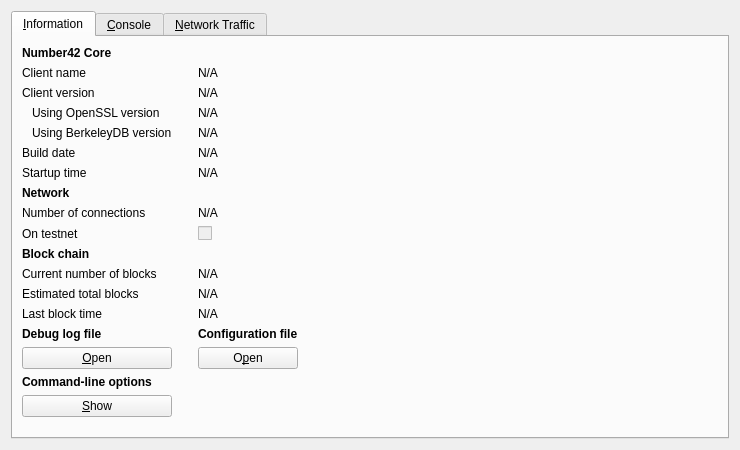
<?xml version="1.0" encoding="UTF-8"?>
<ui version="4.0">
 <class>RPCConsole</class>
 <widget class="QWidget" name="RPCConsole">
  <property name="geometry">
   <rect>
    <x>0</x>
    <y>0</y>
    <width>740</width>
    <height>450</height>
   </rect>
  </property>
  <property name="windowTitle">
   <string>Number42 - Debug window</string>
  </property>
  <layout class="QVBoxLayout" name="verticalLayout_2">
   <item>
    <widget class="QTabWidget" name="tabWidget">
     <property name="currentIndex">
      <number>0</number>
     </property>
     <widget class="QWidget" name="tab_info">
      <attribute name="title">
       <string>&amp;Information</string>
      </attribute>
      <layout class="QGridLayout" name="gridLayout">
       <item row="15" column="2">
        <widget class="QLabel" name="labelConfigfile">
         <property name="font">
          <font>
           <weight>75</weight>
           <bold>true</bold>
          </font>
         </property>
         <property name="text">
          <string>Configuration file</string>
         </property>
        </widget>
       </item>
       <item row="13" column="2">
        <widget class="QLabel" name="lastBlockTime">
         <property name="cursor">
          <cursorShape>IBeamCursor</cursorShape>
         </property>
         <property name="text">
          <string>N/A</string>
         </property>
         <property name="textFormat">
          <enum>Qt::PlainText</enum>
         </property>
         <property name="textInteractionFlags">
          <set>Qt::LinksAccessibleByMouse|Qt::TextSelectableByKeyboard|Qt::TextSelectableByMouse</set>
         </property>
        </widget>
       </item>
       <item row="11" column="0">
        <widget class="QLabel" name="label_3">
         <property name="text">
          <string>Current number of blocks</string>
         </property>
        </widget>
       </item>
       <item row="11" column="2">
        <widget class="QLabel" name="numberOfBlocks">
         <property name="cursor">
          <cursorShape>IBeamCursor</cursorShape>
         </property>
         <property name="text">
          <string>N/A</string>
         </property>
         <property name="textFormat">
          <enum>Qt::PlainText</enum>
         </property>
         <property name="textInteractionFlags">
          <set>Qt::LinksAccessibleByMouse|Qt::TextSelectableByKeyboard|Qt::TextSelectableByMouse</set>
         </property>
        </widget>
       </item>
       <item row="17" column="0">
        <widget class="QLabel" name="labelCLOptions">
         <property name="font">
          <font>
           <weight>75</weight>
           <bold>true</bold>
          </font>
         </property>
         <property name="text">
          <string>Command-line options</string>
         </property>
        </widget>
       </item>
       <item row="16" column="0">
        <widget class="QPushButton" name="openDebugLogfileButton">
         <property name="toolTip">
          <string>Open the Number42 debug log file from the current data directory. This can take a few seconds for large log files.</string>
         </property>
         <property name="text">
          <string>&amp;Open</string>
         </property>
         <property name="autoDefault">
          <bool>false</bool>
         </property>
        </widget>
       </item>
       <item row="15" column="0">
        <widget class="QLabel" name="labelDebugLogfile">
         <property name="font">
          <font>
           <weight>75</weight>
           <bold>true</bold>
          </font>
         </property>
         <property name="text">
          <string>Debug log file</string>
         </property>
        </widget>
       </item>
       <item row="18" column="3" rowspan="2">
        <spacer name="horizontalSpacer">
         <property name="orientation">
          <enum>Qt::Horizontal</enum>
         </property>
         <property name="sizeHint" stdset="0">
          <size>
           <width>404</width>
           <height>20</height>
          </size>
         </property>
        </spacer>
       </item>
       <item row="19" column="1">
        <spacer name="verticalSpacer">
         <property name="orientation">
          <enum>Qt::Vertical</enum>
         </property>
         <property name="sizeHint" stdset="0">
          <size>
           <width>20</width>
           <height>40</height>
          </size>
         </property>
        </spacer>
       </item>
       <item row="18" column="0">
        <widget class="QPushButton" name="showCLOptionsButton">
         <property name="toolTip">
          <string>Show the Number42-Qt help message to get a list with possible Number42 command-line options.</string>
         </property>
         <property name="text">
          <string>&amp;Show</string>
         </property>
         <property name="autoDefault">
          <bool>false</bool>
         </property>
        </widget>
       </item>
       <item row="13" column="0">
        <widget class="QLabel" name="label_2">
         <property name="text">
          <string>Last block time</string>
         </property>
        </widget>
       </item>
       <item row="7" column="0">
        <widget class="QLabel" name="label_11">
         <property name="font">
          <font>
           <weight>75</weight>
           <bold>true</bold>
          </font>
         </property>
         <property name="text">
          <string>Network</string>
         </property>
        </widget>
       </item>
       <item row="6" column="2">
        <widget class="QLabel" name="startupTime">
         <property name="cursor">
          <cursorShape>IBeamCursor</cursorShape>
         </property>
         <property name="text">
          <string>N/A</string>
         </property>
         <property name="textFormat">
          <enum>Qt::PlainText</enum>
         </property>
         <property name="textInteractionFlags">
          <set>Qt::LinksAccessibleByMouse|Qt::TextSelectableByKeyboard|Qt::TextSelectableByMouse</set>
         </property>
        </widget>
       </item>
       <item row="6" column="0">
        <widget class="QLabel" name="label_13">
         <property name="text">
          <string>Startup time</string>
         </property>
        </widget>
       </item>
       <item row="9" column="0">
        <widget class="QLabel" name="label_8">
         <property name="text">
          <string>On testnet</string>
         </property>
        </widget>
       </item>
       <item row="8" column="2">
        <widget class="QLabel" name="numberOfConnections">
         <property name="cursor">
          <cursorShape>IBeamCursor</cursorShape>
         </property>
         <property name="text">
          <string>N/A</string>
         </property>
         <property name="textFormat">
          <enum>Qt::PlainText</enum>
         </property>
         <property name="textInteractionFlags">
          <set>Qt::LinksAccessibleByMouse|Qt::TextSelectableByKeyboard|Qt::TextSelectableByMouse</set>
         </property>
        </widget>
       </item>
       <item row="8" column="0">
        <widget class="QLabel" name="label_7">
         <property name="text">
          <string>Number of connections</string>
         </property>
        </widget>
       </item>
       <item row="10" column="0">
        <widget class="QLabel" name="label_10">
         <property name="font">
          <font>
           <weight>75</weight>
           <bold>true</bold>
          </font>
         </property>
         <property name="text">
          <string>Block chain</string>
         </property>
        </widget>
       </item>
       <item row="9" column="2">
        <widget class="QCheckBox" name="isTestNet">
         <property name="enabled">
          <bool>false</bool>
         </property>
         <property name="text">
          <string/>
         </property>
        </widget>
       </item>
       <item row="12" column="0">
        <widget class="QLabel" name="label_4">
         <property name="text">
          <string>Estimated total blocks</string>
         </property>
        </widget>
       </item>
       <item row="12" column="2">
        <widget class="QLabel" name="totalBlocks">
         <property name="cursor">
          <cursorShape>IBeamCursor</cursorShape>
         </property>
         <property name="text">
          <string>N/A</string>
         </property>
         <property name="textFormat">
          <enum>Qt::PlainText</enum>
         </property>
         <property name="textInteractionFlags">
          <set>Qt::LinksAccessibleByMouse|Qt::TextSelectableByKeyboard|Qt::TextSelectableByMouse</set>
         </property>
        </widget>
       </item>
       <item row="2" column="2">
        <widget class="QLabel" name="clientVersion">
         <property name="cursor">
          <cursorShape>IBeamCursor</cursorShape>
         </property>
         <property name="text">
          <string>N/A</string>
         </property>
         <property name="textFormat">
          <enum>Qt::PlainText</enum>
         </property>
         <property name="textInteractionFlags">
          <set>Qt::LinksAccessibleByMouse|Qt::TextSelectableByKeyboard|Qt::TextSelectableByMouse</set>
         </property>
        </widget>
       </item>
       <item row="4" column="0">
        <widget class="QLabel" name="label_berkeleyDBVersion">
         <property name="text">
          <string>Using BerkeleyDB version</string>
         </property>
         <property name="indent">
          <number>10</number>
         </property>
        </widget>
       </item>
       <item row="3" column="0">
        <widget class="QLabel" name="label_14">
         <property name="text">
          <string>Using OpenSSL version</string>
         </property>
         <property name="indent">
          <number>10</number>
         </property>
        </widget>
       </item>
       <item row="3" column="2">
        <widget class="QLabel" name="openSSLVersion">
         <property name="cursor">
          <cursorShape>IBeamCursor</cursorShape>
         </property>
         <property name="text">
          <string>N/A</string>
         </property>
         <property name="textFormat">
          <enum>Qt::PlainText</enum>
         </property>
         <property name="textInteractionFlags">
          <set>Qt::LinksAccessibleByMouse|Qt::TextSelectableByKeyboard|Qt::TextSelectableByMouse</set>
         </property>
        </widget>
       </item>
       <item row="4" column="2">
        <widget class="QLabel" name="berkeleyDBVersion">
         <property name="cursor">
          <cursorShape>IBeamCursor</cursorShape>
         </property>
         <property name="text">
          <string>N/A</string>
         </property>
         <property name="textFormat">
          <enum>Qt::PlainText</enum>
         </property>
         <property name="textInteractionFlags">
          <set>Qt::LinksAccessibleByMouse|Qt::TextSelectableByKeyboard|Qt::TextSelectableByMouse</set>
         </property>
        </widget>
       </item>
       <item row="5" column="0">
        <widget class="QLabel" name="label_12">
         <property name="text">
          <string>Build date</string>
         </property>
        </widget>
       </item>
       <item row="5" column="2">
        <widget class="QLabel" name="buildDate">
         <property name="cursor">
          <cursorShape>IBeamCursor</cursorShape>
         </property>
         <property name="text">
          <string>N/A</string>
         </property>
         <property name="textFormat">
          <enum>Qt::PlainText</enum>
         </property>
         <property name="textInteractionFlags">
          <set>Qt::LinksAccessibleByMouse|Qt::TextSelectableByKeyboard|Qt::TextSelectableByMouse</set>
         </property>
        </widget>
       </item>
       <item row="2" column="0">
        <widget class="QLabel" name="label_6">
         <property name="text">
          <string>Client version</string>
         </property>
        </widget>
       </item>
       <item row="0" column="0">
        <widget class="QLabel" name="label_9">
         <property name="font">
          <font>
           <weight>75</weight>
           <bold>true</bold>
          </font>
         </property>
         <property name="text">
          <string>Number42 Core</string>
         </property>
        </widget>
       </item>
       <item row="1" column="2">
        <widget class="QLabel" name="clientName">
         <property name="cursor">
          <cursorShape>IBeamCursor</cursorShape>
         </property>
         <property name="text">
          <string>N/A</string>
         </property>
         <property name="textFormat">
          <enum>Qt::PlainText</enum>
         </property>
         <property name="textInteractionFlags">
          <set>Qt::LinksAccessibleByMouse|Qt::TextSelectableByKeyboard|Qt::TextSelectableByMouse</set>
         </property>
        </widget>
       </item>
       <item row="1" column="0">
        <widget class="QLabel" name="label_5">
         <property name="text">
          <string>Client name</string>
         </property>
        </widget>
       </item>
       <item row="14" column="2">
        <spacer name="verticalSpacer_2">
         <property name="orientation">
          <enum>Qt::Vertical</enum>
         </property>
         <property name="sizeHint" stdset="0">
          <size>
           <width>20</width>
           <height>20</height>
          </size>
         </property>
        </spacer>
       </item>
       <item row="16" column="2">
        <widget class="QPushButton" name="openConfigurationfileButton">
         <property name="toolTip">
          <string>Open the Number42 configuration file from the current data directory.</string>
         </property>
         <property name="text">
          <string>O&amp;pen</string>
         </property>
         <property name="autoDefault">
          <bool>false</bool>
         </property>
        </widget>
       </item>
      </layout>
     </widget>
     <widget class="QWidget" name="tab_console">
      <attribute name="title">
       <string>&amp;Console</string>
      </attribute>
      <layout class="QVBoxLayout" name="verticalLayout_3">
       <property name="spacing">
        <number>3</number>
       </property>
       <item>
        <widget class="QTextEdit" name="messagesWidget">
         <property name="minimumSize">
          <size>
           <width>0</width>
           <height>100</height>
          </size>
         </property>
         <property name="readOnly">
          <bool>true</bool>
         </property>
         <property name="tabKeyNavigation" stdset="0">
          <bool>false</bool>
         </property>
         <property name="columnCount" stdset="0">
          <number>2</number>
         </property>
        </widget>
       </item>
       <item>
        <layout class="QHBoxLayout" name="horizontalLayout">
         <property name="spacing">
          <number>3</number>
         </property>
         <item>
          <widget class="QLabel" name="label">
           <property name="text">
            <string notr="true">&gt;</string>
           </property>
          </widget>
         </item>
         <item>
          <widget class="QLineEdit" name="lineEdit"/>
         </item>
         <item>
          <widget class="QPushButton" name="clearButton">
           <property name="maximumSize">
            <size>
             <width>24</width>
             <height>24</height>
            </size>
           </property>
           <property name="toolTip">
            <string>Clear console</string>
           </property>
           <property name="text">
            <string/>
           </property>
           <property name="icon">
            <iconset resource="../bitcoin.qrc">
             <normaloff>:/icons/remove</normaloff>:/icons/remove</iconset>
           </property>
           <property name="shortcut">
            <string notr="true">Ctrl+L</string>
           </property>
           <property name="autoDefault">
            <bool>false</bool>
           </property>
          </widget>
         </item>
        </layout>
       </item>
      </layout>
     </widget>
     <widget class="QWidget" name="tab_nettraffic">
      <attribute name="title">
       <string>&amp;Network Traffic</string>
      </attribute>
      <layout class="QHBoxLayout" name="horizontalLayout_3">
       <item>
        <layout class="QVBoxLayout" name="verticalLayout_4">
         <item>
          <widget class="TrafficGraphWidget" name="trafficGraph" native="true">
           <property name="sizePolicy">
            <sizepolicy hsizetype="Expanding" vsizetype="Expanding">
             <horstretch>0</horstretch>
             <verstretch>0</verstretch>
            </sizepolicy>
           </property>
          </widget>
         </item>
         <item>
          <layout class="QHBoxLayout" name="horizontalLayout_2">
           <item>
            <widget class="QSlider" name="sldGraphRange">
             <property name="minimum">
              <number>1</number>
             </property>
             <property name="maximum">
              <number>288</number>
             </property>
             <property name="pageStep">
              <number>12</number>
             </property>
             <property name="value">
              <number>6</number>
             </property>
             <property name="orientation">
              <enum>Qt::Horizontal</enum>
             </property>
            </widget>
           </item>
           <item>
            <widget class="QLabel" name="lblGraphRange">
             <property name="minimumSize">
              <size>
               <width>100</width>
               <height>0</height>
              </size>
             </property>
             <property name="alignment">
              <set>Qt::AlignCenter</set>
             </property>
            </widget>
           </item>
           <item>
            <widget class="QPushButton" name="btnClearTrafficGraph">
             <property name="text">
              <string>&amp;Clear</string>
             </property>
             <property name="autoDefault">
              <bool>false</bool>
             </property>
            </widget>
           </item>
          </layout>
         </item>
        </layout>
       </item>
       <item>
        <layout class="QVBoxLayout" name="verticalLayout">
         <item>
          <widget class="QGroupBox" name="groupBox">
           <property name="title">
            <string>Totals</string>
           </property>
           <layout class="QVBoxLayout" name="verticalLayout_5">
            <item>
             <layout class="QHBoxLayout" name="horizontalLayout_4">
              <item>
               <widget class="Line" name="line">
                <property name="sizePolicy">
                 <sizepolicy hsizetype="Fixed" vsizetype="Fixed">
                  <horstretch>0</horstretch>
                  <verstretch>0</verstretch>
                 </sizepolicy>
                </property>
                <property name="minimumSize">
                 <size>
                  <width>10</width>
                  <height>0</height>
                 </size>
                </property>
                <property name="palette">
                 <palette>
                  <active>
                   <colorrole role="Light">
                    <brush brushstyle="SolidPattern">
                     <color alpha="255">
                      <red>0</red>
                      <green>255</green>
                      <blue>0</blue>
                     </color>
                    </brush>
                   </colorrole>
                  </active>
                  <inactive>
                   <colorrole role="Light">
                    <brush brushstyle="SolidPattern">
                     <color alpha="255">
                      <red>0</red>
                      <green>255</green>
                      <blue>0</blue>
                     </color>
                    </brush>
                   </colorrole>
                  </inactive>
                  <disabled>
                   <colorrole role="Light">
                    <brush brushstyle="SolidPattern">
                     <color alpha="255">
                      <red>0</red>
                      <green>255</green>
                      <blue>0</blue>
                     </color>
                    </brush>
                   </colorrole>
                  </disabled>
                 </palette>
                </property>
                <property name="orientation">
                 <enum>Qt::Horizontal</enum>
                </property>
               </widget>
              </item>
              <item>
               <widget class="QLabel" name="label_16">
                <property name="text">
                 <string>Received:</string>
                </property>
               </widget>
              </item>
              <item>
               <widget class="QLabel" name="lblBytesIn">
                <property name="minimumSize">
                 <size>
                  <width>50</width>
                  <height>0</height>
                 </size>
                </property>
                <property name="alignment">
                 <set>Qt::AlignRight|Qt::AlignTrailing|Qt::AlignVCenter</set>
                </property>
               </widget>
              </item>
             </layout>
            </item>
            <item>
             <layout class="QHBoxLayout" name="horizontalLayout_5">
              <item>
               <widget class="Line" name="line_2">
                <property name="sizePolicy">
                 <sizepolicy hsizetype="Fixed" vsizetype="Fixed">
                  <horstretch>0</horstretch>
                  <verstretch>0</verstretch>
                 </sizepolicy>
                </property>
                <property name="minimumSize">
                 <size>
                  <width>10</width>
                  <height>0</height>
                 </size>
                </property>
                <property name="palette">
                 <palette>
                  <active>
                   <colorrole role="Light">
                    <brush brushstyle="SolidPattern">
                     <color alpha="255">
                      <red>255</red>
                      <green>0</green>
                      <blue>0</blue>
                     </color>
                    </brush>
                   </colorrole>
                  </active>
                  <inactive>
                   <colorrole role="Light">
                    <brush brushstyle="SolidPattern">
                     <color alpha="255">
                      <red>255</red>
                      <green>0</green>
                      <blue>0</blue>
                     </color>
                    </brush>
                   </colorrole>
                  </inactive>
                  <disabled>
                   <colorrole role="Light">
                    <brush brushstyle="SolidPattern">
                     <color alpha="255">
                      <red>255</red>
                      <green>0</green>
                      <blue>0</blue>
                     </color>
                    </brush>
                   </colorrole>
                  </disabled>
                 </palette>
                </property>
                <property name="orientation">
                 <enum>Qt::Horizontal</enum>
                </property>
               </widget>
              </item>
              <item>
               <widget class="QLabel" name="label_17">
                <property name="text">
                 <string>Sent:</string>
                </property>
               </widget>
              </item>
              <item>
               <widget class="QLabel" name="lblBytesOut">
                <property name="minimumSize">
                 <size>
                  <width>50</width>
                  <height>0</height>
                 </size>
                </property>
                <property name="alignment">
                 <set>Qt::AlignRight|Qt::AlignTrailing|Qt::AlignVCenter</set>
                </property>
               </widget>
              </item>
             </layout>
            </item>
            <item>
             <spacer name="verticalSpacer_4">
              <property name="orientation">
               <enum>Qt::Vertical</enum>
              </property>
              <property name="sizeHint" stdset="0">
               <size>
                <width>20</width>
                <height>407</height>
               </size>
              </property>
             </spacer>
            </item>
           </layout>
          </widget>
         </item>
        </layout>
       </item>
      </layout>
     </widget>
    </widget>
   </item>
  </layout>
 </widget>
 <customwidgets>
  <customwidget>
   <class>TrafficGraphWidget</class>
   <extends>QWidget</extends>
   <header>trafficgraphwidget.h</header>
   <container>1</container>
   <slots>
    <slot>clear()</slot>
   </slots>
  </customwidget>
 </customwidgets>
 <resources>
  <include location="../bitcoin.qrc"/>
 </resources>
 <connections/>
</ui>
